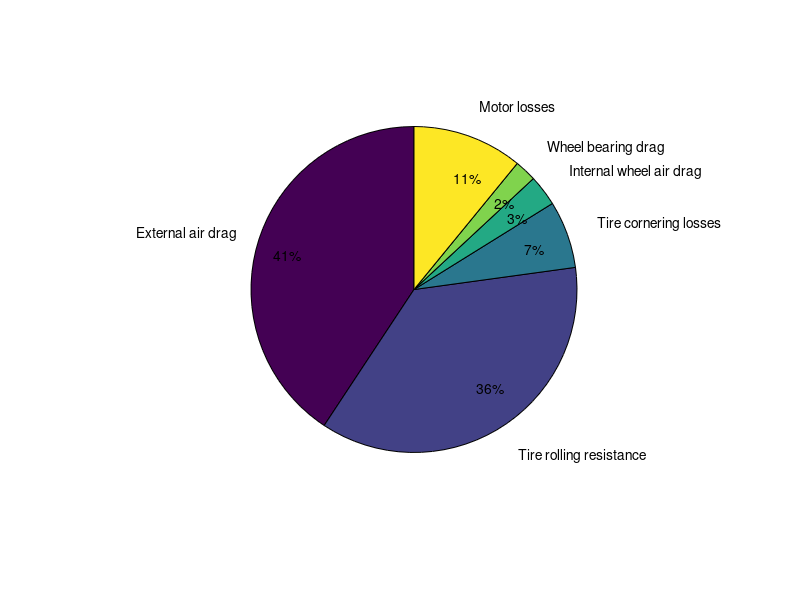
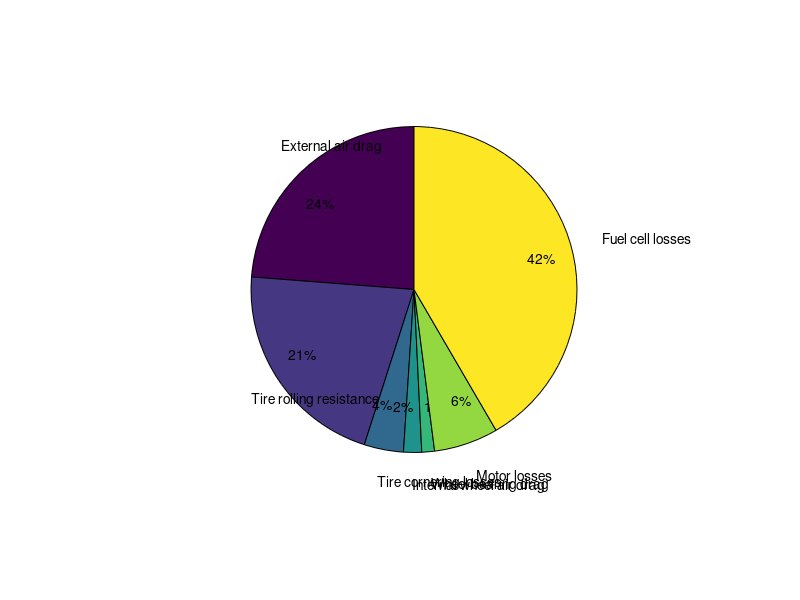

MATLAB code for these plots, in order:
clear; clc; close all;

%all loss terms are in watts

v = 6.706; %nominal race speed in m/s
massCar = 26; %mass of car in kg
massDriver = 45; %mass of driver in kg
g = 9.807; %acceleration of gravity

massTotal = massCar + massDriver;

totalLosses = [];
totalLossesLabels = {};

%air drag------------------------------------------------
airCdA = 0.0438; %coefficient of drag
airDensity = 1.184; %density of air at 25C and standard pressure, kg/m^3

airForce = 0.5 * airDensity * airCdA * v^2;
airPower = airForce * v;

totalLosses = [totalLosses, airPower];
totalLossesLabels{end+1} = 'External air drag';

% airRMSMultiplier = 1.0149; %rms of the velocity profile, world record attempt
% %airRMSMultiplier = 1.044; %sonoma, our first run
% airRMSLoss = airPower * (airRMSMultiplier ^ 2 - 1);
% totalLosses = [totalLosses, airRMSLoss];
% totalLossesLabels{end+1} = 'Drag RMS loss';

%rolling resistance--------------------------------------
rrCoeff = 0.0015; %coefficient of rolling resistance
rrForce = massTotal * g * rrCoeff; %drag force of rolling resistance in newtons
rrPower = rrForce * v; %power loss of rolling resistance in watts

totalLosses = [totalLosses, rrPower];
totalLossesLabels{end+1} = 'Tire rolling resistance';

%cornering losses----------------------------------------
ca = 120; %tire cornering stiffness, newtons per degree
cornerRadius = [25 25 25 25]; %turn radius in meters. assuming each corner turns 90 degrees
cornerVelocity = [v v v v]; %speed taken through each corner
trackLength = 1947.1; %track length in meters. Galot raceway in Benson, NC

alpha = (massTotal .* cornerVelocity.^2 ./ cornerRadius) ./ ca; %tire slip angle, degrees
corneringDragForce = ca .* alpha .^ 2 .* pi ./ 180; %traction force needed

corneringPower = corneringDragForce .* v;
corneringAveragePower = sum(corneringPower .* 0.5 .* pi .* cornerRadius ./ trackLength);

totalLosses = [totalLosses, corneringAveragePower];
totalLossesLabels{end+1} = 'Tire cornering losses';

%wheel air drag------------------------------------------
wheelDia = 0.475; %diameter of the wheel in m
wheelOmega = v / (wheelDia / 2);
wheelCdA = 1.1e-3;
wheelAirLoss = 3 * 0.5 * airDensity * v^3 * wheelCdA; %three wheels in the car

totalLosses = [totalLosses, wheelAirLoss];
totalLossesLabels{end+1} = 'Internal wheel air drag';
%bearing drag--------------------------------------------
Tb = 4.9e-3; %bearing frictional moment, Nm
bearingLoss = 3 * v * Tb /  (wheelDia/2); %three wheels in the car

totalLosses = [totalLosses, bearingLoss];
totalLossesLabels{end+1} = 'Wheel bearing drag';

%motor losses--------------------------------------------
motorGearRatio = 120/14;
motorRPM = wheelOmega * motorGearRatio * 60/(2*pi);
motorCurrent = 5;
motorVoltage = 16;

modelKv = 189;
modelLs = 0.160e-3 * 1.75;
modelRs = 0.186 * 1.34;
PvsERPM = [-9.5593e-13   4.6815e-08   3.3604e-04    0];
modelKt = 1./(modelKv*2*pi/60);

noLoadTorque =  polyval(PvsERPM,motorRPM*2)./(motorRPM/60*2*pi);
modelTorque = motorCurrent*modelKt  - noLoadTorque;
modelRsTmp = sqrt(modelRs.^2 + (modelLs*motorRPM*2 / 60 * 2 * pi).^2);
V = motorRPM / modelKv + motorCurrent.*modelRsTmp;

modelLosses(:,:,1) = motorCurrent.^2.*modelRs;     % I2R
modelLosses(:,:,2) = polyval(PvsERPM,motorRPM*2);  % nonelectrical
modelLosses(:,:,3) = 0.3*ones(size(motorRPM));     % controller
modelLosses(:,:,4) = 6e-3*modelTorque.^2.*motorRPM;% transmission

motorDutyCycle = sum(totalLosses) / (motorCurrent * motorVoltage);

totalLosses = [totalLosses, sum(modelLosses)*motorDutyCycle];
totalLossesLabels{end+1} = 'Motor losses';

motorEff = 1 - (sum(modelLosses)*motorDutyCycle) / sum(totalLosses);

%pre-hydrogen pie chart----------------------------------
figure;

H = pie(totalLosses);
T = H(strcmpi(get(H,'Type'),'text'));
P = cell2mat(get(T,'Position'));
set(T,{'Position'},num2cell(P*0.6,2));
P(1, 1) = -1.7;%hack to make text better
text(P(:,1),P(:,2),totalLossesLabels(:));

%fuel cell-----------------------------------------------
h2Eff = 0.584;
electricalPower = sum(totalLosses);
fuelCellLoss = electricalPower / h2Eff - electricalPower;

totalLosses = [totalLosses, fuelCellLoss];
totalLossesLabels{end+1} = 'Fuel cell losses';

%plotting and scorekeeping------------------------------
figure;
H = pie(totalLosses);
T = H(strcmpi(get(H,'Type'),'text'));
P = cell2mat(get(T,'Position'));
set(T,{'Position'},num2cell(P*0.6,2));
text(P(:,1),P(:,2),totalLossesLabels(:));


totalPower = sum(totalLosses);
electricScoreMetric = v ./ (electricalPower ./ 3600); %electric score in km per kWh
electricScoreEnglish = electricScoreMetric ./ 1.609; %electric score in miles per kWh
joulesPerLiterGas = 42.9e6 * 0.7646; %using constants from 2018 Eco-Marathon rules
scoreMetric = joulesPerLiterGas .* v ./ (totalPower .* 1000); %hydrogen score in km per liter of gas
scoreEnglish = scoreMetric ./ 1.609 .* 3.78541; % miles per gallon

%note, actual world record hydrogen score was 14,573 MPG, 6196 km/L

fprintf('Predicted electric score: %.1f mi/kWh, Hydrogen score: %.1f km/L\n', electricScoreEnglish, scoreMetric);